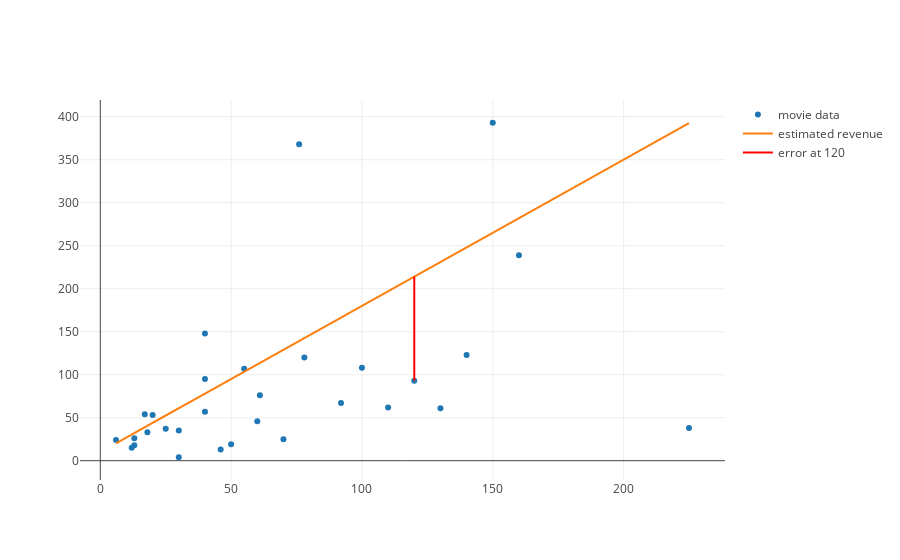

Source (notebook cell):
### Code cell
from plotly.offline import iplot, init_notebook_mode
init_notebook_mode(connected=True)
from graph import trace_values, m_b_trace, plot
#



if x_values and y_values:
    movies_trace = trace_values(x_values, y_values, text=titles, name='movie data')
    regression_trace = m_b_trace(1.7, 10, x_values, name='estimated revenue')
    error_at_120m.update({'mode':'lines'})
    regression_trace.update({'mode':'lines'})
    movies_trace.update({'mode':'markers'})
    plot([movies_trace, regression_trace, error_at_120m ])

### Figure 1 — Plotly figure (JSON) as saved in the notebook; plotly's stock layout.template omitted (floating-point values rounded to 4 significant figures)
{"data": [{"mode": "markers", "name": "movie data", "text": ["21 &amp; Over", "Dredd 3D", "12 Years a Slave", "2 Guns", "42", "47 Ronin", "A Good Day to Die Hard", "About Time", "Admission", "After Earth", "American Hustle", "August: Osage County", "Beautiful Creatures", "Blue Jasmine", "Captain Phillips", "Carrie", "Cloudy with a Chance of Meatballs 2", "Despicable Me 2", "Don Jon", "Elysium", "Ender&#39;s Game", "Epic", "Escape from Planet Earth", "Escape Plan", "Evil Dead", "Fast and Furious 6", "Frozen", "G.I. Joe: Retaliation", "Gangster Squad", "Gloria"], "type": "scatter", "uid": "219fa5dc-bec3-11e8-b02a-0242ac11002b", "x": [13, 46, 20, 61, 40, 225, 92, 12, 13, 130, 40, 25, 50, 18, 55, 30, 78, 76, 6, 120, 110, 100, 40, 70, 17, 160, 150, 140, 60, 30], "y": [26, 13, 53, 76, 95, 38, 67, 15, 18, 61, 148, 37, 19, 33, 107, 35, 120, 368, 24, 93, 62, 108, 57, 25, 54, 239, 393, 123, 46, 4]}, {"mode": "lines", "name": "estimated revenue", "type": "scatter", "uid": "219fab0e-bec3-11e8-b02a-0242ac11002b", "x": [13, 46, 20, 61, 40, 225, 92, 12, 13, 130, 40, 25, 50, 18, 55, 30, 78, 76, 6, 120, 110, 100, 40, 70, 17, 160, 150, 140, 60, 30], "y": [32.1, 88.2, 44, 113.7, 78, 392.5, 166.4, 30.4, 32.1, 231, 78, 52.5, 95, 40.6, 103.5, 61, 142.6, 139.2, 20.2, 214, 197, 180, 78, 129, 38.9, 282, 265, 248, 112, 61]}, {"marker": {"color": "red"}, "mode": "lines", "name": "error at 120", "type": "scatter", "uid": "219fb388-bec3-11e8-b02a-0242ac11002b", "x": [120, 120], "y": [93, 214]}], "layout": {}}
